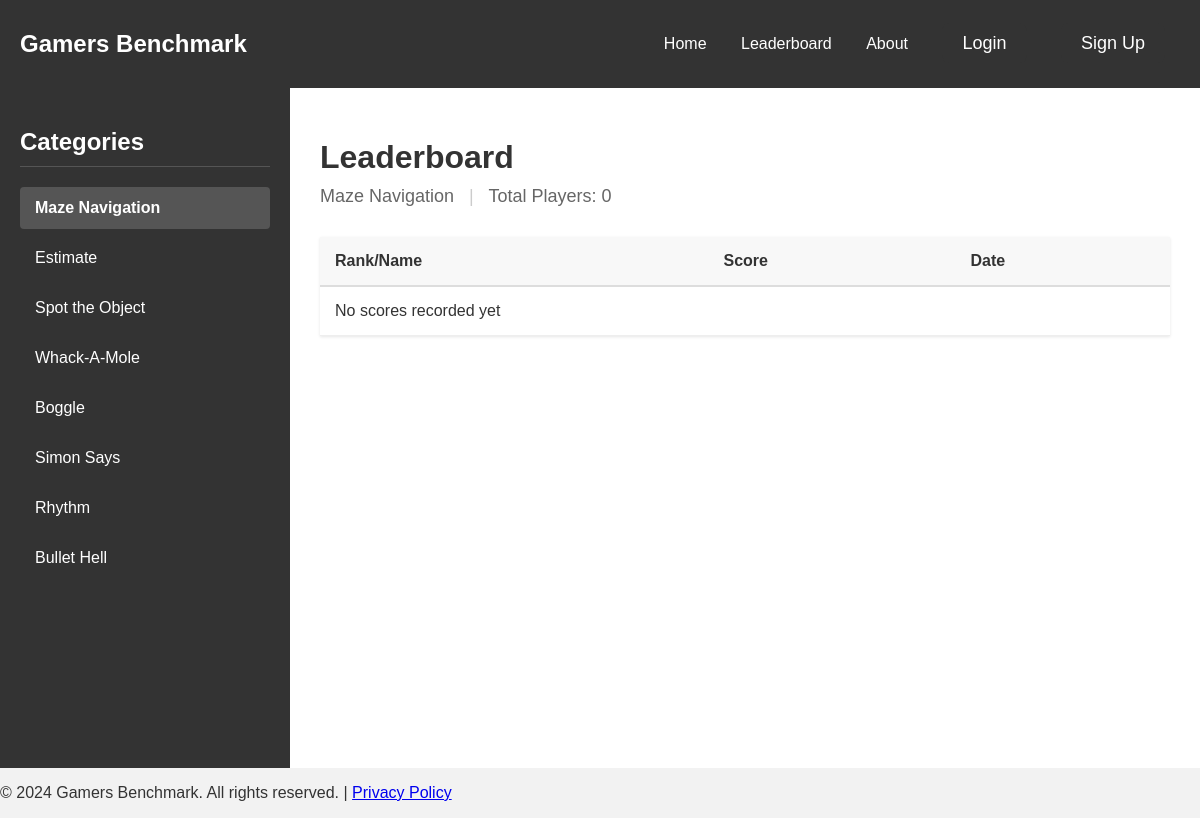
The page /website/leaderboard/leaderboard.php on the database as committed earlier.
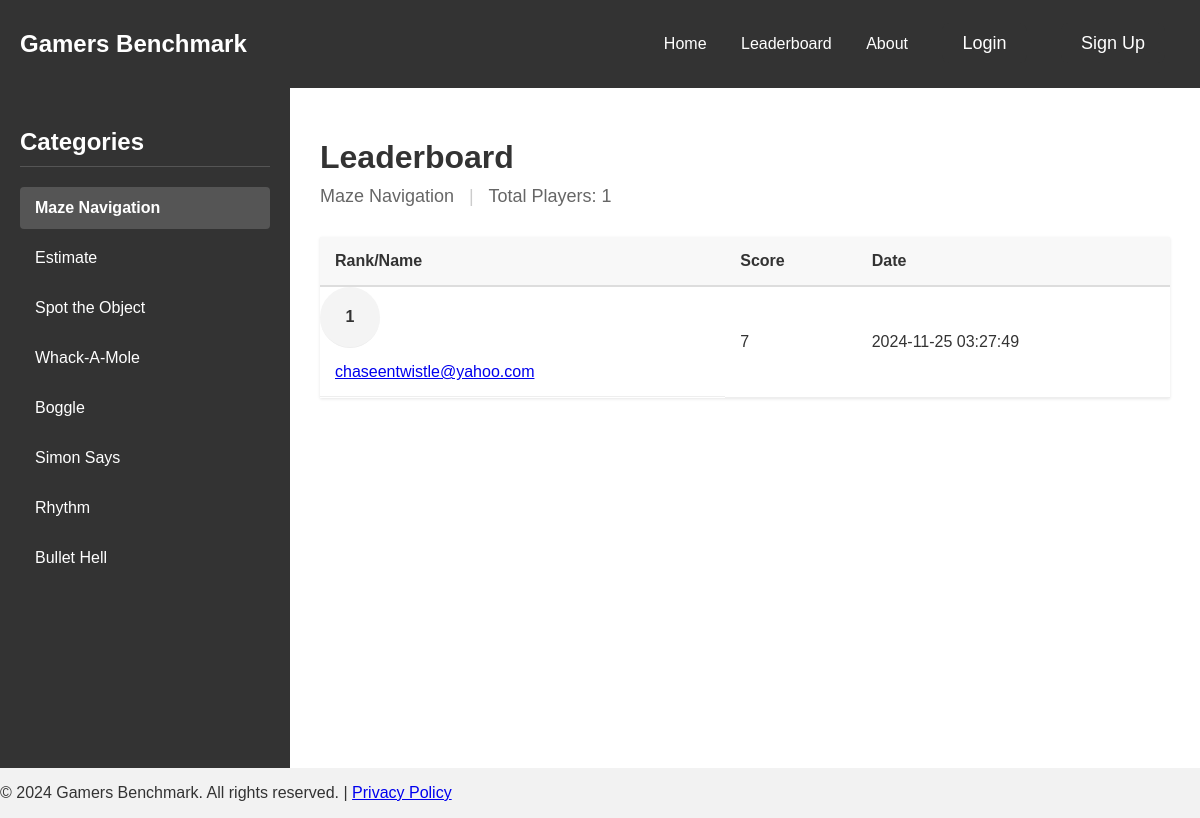
The same page on the database as committed later.
### tables this page shows
CREATE TABLE "scores" (
    username TEXT,
    game TEXT,
    score REAL, -- Correct type for scores, including decimals
    date TEXT
);

### website/leaderboard/leaderboard.php (the view, shortened to what this page needs)
<?php
$isLoggedIn = isset($_SESSION['logged_in']) && $_SESSION['logged_in'];
$username = $isLoggedIn ? $_SESSION['username'] : null;
try {
    $db = new PDO('sqlite:../log-signup/highscores.db');
    $db->setAttribute(PDO::ATTR_ERRMODE, PDO::ERRMODE_EXCEPTION);
} catch (PDOException $e) {
    die("Database connection failed: " . $e->getMessage());
}
function getDbGameName($displayName) {
    $gameMap = [
        'Maze Navigation' => 'maze_game',
        'Estimate' => 'estimate',
        'Spot the Object' => 'spot',
        'Whack-A-Mole' => 'whackamole',
        'Boggle' => 'baggle',
        'Simon Says' => 'sequence',
        'Rhythm' => 'rhythm_game',
        'Bullet Hell' => 'bullet_hell',
    ];
    return $gameMap[$displayName] ?? $displayName;
}
function getLeaderboardData($game) {
    global $db;
    try {
        $dbGameName = getDbGameName($game);
        $stmt = $db->prepare('
            SELECT username, score, date,
                   RANK() OVER (ORDER BY score DESC) as rank
            FROM scores
            WHERE game = :game
            ORDER BY score DESC
            LIMIT 10
        ');
        $stmt->execute([':game' => $dbGameName]);
        return $stmt->fetchAll(PDO::FETCH_ASSOC);
    } catch (PDOException $e) {
        return [];
    }
}
function getPlayerCount($game) {
    global $db;
    try {
        $dbGameName = getDbGameName($game);
        $stmt = $db->prepare('SELECT COUNT(DISTINCT username) FROM scores WHERE game = :game');
        $stmt->execute([':game' => $dbGameName]);
        return $stmt->fetchColumn();
    } catch (PDOException $e) {
        return 0;
    }
}
$currentGame = $_GET['game'] ?? 'Maze Navigation';
$leaderboardData = getLeaderboardData($currentGame);
$playerCount = getPlayerCount($currentGame);
?>
<!DOCTYPE html>
<html lang="en">
<head>
    <link rel="stylesheet" href="../../index.css">
</head>
<body>
    <div class="navbar">
        <div class="logo">
            <h2>Gamers Benchmark</h2>
        </div>
        <div class="nav-links">
            <a href="../../index.php">Home</a>
            <a href="leaderboard.php">Leaderboard</a>
            <a href="../about/about.php">About</a>
            <?php if ($isLoggedIn): ?>
                <a href="../log-signup/handlers/logout.php" class="btn">Sign Out</a>
                <a href="../../profile.php" class="btn">Profile (<?php echo htmlspecialchars((string)$username); ?>)</a>
            <?php else: ?>
                <a href="../log-signup/login.html" class="btn">Login</a>
                <a href="../log-signup/signup.php" class="btn">Sign Up</a>
            <?php endif; ?>
        </div>
    </div>
    <div class="leaderboard-container">
        <aside class="category-sidebar">
            <h2>Categories</h2>
            <div class="category-links">
                <?php
                $categories = ['Maze Navigation', 'Estimate', 'Spot the Object', 'Whack-A-Mole',
                               'Boggle', 'Simon Says', 'Rhythm', 'Bullet Hell'];
                foreach ($categories as $category):
                    $isActive = $category === $currentGame ? 'active' : '';
                ?>
                    <a href="?game=<?php echo urlencode($category); ?>"
                       class="category-item <?php echo $isActive; ?>">
                       <?php echo htmlspecialchars($category); ?>
                    </a>
                <?php endforeach; ?>
            </div>
        </aside>
        <main class="leaderboard-main">
            <div class="leaderboard-header">
                <h1>Leaderboard</h1>
                <div class="game-info">
                    <span class="current-game"><?php echo htmlspecialchars($currentGame); ?></span>
                    <span class="divider">|</span>
                    <span class="total-players">Total Players: <?php echo $playerCount; ?></span>
                </div>
            </div>
            <div class="leaderboard-content">
                <table class="leaderboard-table">
                    <thead>
                        <tr>
                            <th>Rank/Name</th>
                            <th>Score</th>
                            <th>Date</th>
                        </tr>
                    </thead>
                    <tbody>
                        <?php if (empty($leaderboardData)): ?>
                            <tr>
                                <td colspan="4" class="no-scores">No scores recorded yet</td>
                            </tr>
                        <?php else: ?>
                            <?php foreach ($leaderboardData as $row): ?>
                                <tr>
                                    <td class="rank"><?php echo htmlspecialchars($row['rank']); ?></td>
                                    <td class="player-info">
                                        <span class="player-name">
                                            <a href="../../profile.php?username=<?php echo urlencode($row['username']); ?>&game=<?php echo urlencode(getDbGameName($currentGame)); ?>">
                                                <?php echo htmlspecialchars($row['username']); ?>
                                            </a>
                                        </span>
                                    </td>
                                    <td><?php echo number_format($row['score']); ?></td>
                                    <td><?php echo htmlspecialchars($row['date']); ?></td>
                                </tr>
                            <?php endforeach; ?>
                        <?php endif; ?>
                    </tbody>
                </table>
            </div>
        </main>
    </div>
    <footer>
        <p>© 2024 Gamers Benchmark. All rights reserved. | <a href="#">Privacy Policy</a></p>
    </footer>
</body>
</html>

### index.css (style rules this page uses)
body { font-family: Arial, sans-serif; margin: 0; padding: 0; background-color: #f2f2f2; color: #333; display: flex; flex-direction: column; }
.navbar { display: flex; justify-content: space-between; align-items: center; padding: 10px 20px; background-color: #333; color: #fff; }
.navbar a { text-decoration: none; color: #fff; margin: 0 15px; }
.btn, .btn-d { padding: 10px 20px; font-size: 18px; background-color: #333; color: #fff; border: none; border-radius: 8px; cursor: pointer; transition: background-color 0.3s ease; }
.leaderboard-container { display: flex; min-height: calc(100vh - 120px); background-color: #f4f4f4; }
.category-sidebar { width: 250px; background-color: #333; padding: 20px; }
.category-sidebar h2 { color: #fff; font-size: 24px; margin-bottom: 20px; padding-bottom: 10px; border-bottom: 1px solid #555; }
.category-links { display: flex; flex-direction: column; gap: 8px; }
.category-item { color: #fff; text-decoration: none; padding: 12px 15px; border-radius: 4px; transition: background-color 0.3s; }
.category-item.active { background-color: #555; font-weight: bold; }
.leaderboard-main { flex: 1; padding: 30px; background-color: #fff; }
.leaderboard-header { margin-bottom: 30px; }
.leaderboard-header h1 { font-size: 32px; margin-bottom: 10px; }
.game-info { color: #666; font-size: 18px; }
.game-info .divider { margin: 0 10px; color: #ccc; }
.leaderboard-table { width: 100%; border-collapse: collapse; background-color: #fff; box-shadow: 0 1px 3px rgba(0,0,0,0.1); }
.leaderboard-table th { background-color: #f8f8f8; padding: 15px; text-align: left; font-weight: bold; color: #333; border-bottom: 2px solid #ddd; }
.leaderboard-table td { padding: 15px; border-bottom: 1px solid #eee; }
.player-info { display: flex; align-items: center; gap: 10px; }
.player-name { font-weight: 500; }
.rank { display: inline-block; width: 30px; height: 30px; line-height: 30px; text-align: center; background-color: #f4f4f4; border-radius: 50%; font-weight: bold; }

Rows that differ between the two databases and show on the page:
added scores: rank "1", username "chaseentwistle@yahoo.com", score "7", date "2024-11-25 03:27:49"
Other text that changed with them:
$playerCount: "0" → "1"
text no longer shown: "No scores recorded yet"
